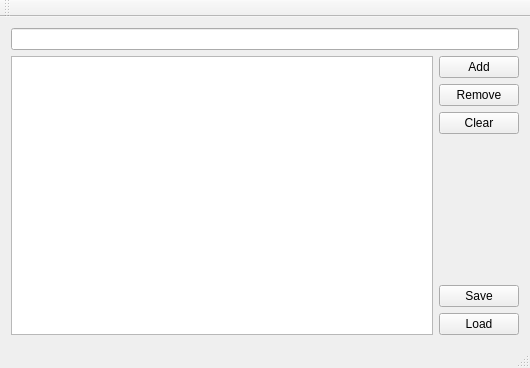
<?xml version="1.0" encoding="UTF-8"?>
<ui version="4.0">
 <class>MainWindow</class>
 <widget class="QMainWindow" name="MainWindow">
  <property name="geometry">
   <rect>
    <x>0</x>
    <y>0</y>
    <width>530</width>
    <height>368</height>
   </rect>
  </property>
  <property name="windowTitle">
   <string>MainWindow</string>
  </property>
  <widget class="QWidget" name="centralWidget">
   <layout class="QGridLayout" name="gridLayout" rowstretch="0,0,0">
    <item row="0" column="0">
     <layout class="QVBoxLayout" name="verticalLayout">
      <item>
       <widget class="QLineEdit" name="lineEdit"/>
      </item>
     </layout>
    </item>
    <item row="2" column="0">
     <layout class="QGridLayout" name="gridLayout_2" rowstretch="0" columnstretch="1,0">
      <property name="sizeConstraint">
       <enum>QLayout::SetMinAndMaxSize</enum>
      </property>
      <property name="bottomMargin">
       <number>0</number>
      </property>
      <item row="0" column="1">
       <layout class="QVBoxLayout" name="verticalLayout_2">
        <property name="spacing">
         <number>0</number>
        </property>
        <property name="sizeConstraint">
         <enum>QLayout::SetMinAndMaxSize</enum>
        </property>
        <item>
         <layout class="QVBoxLayout" name="verticalLayout_3">
          <item>
           <widget class="QPushButton" name="btnAdd">
            <property name="sizePolicy">
             <sizepolicy hsizetype="Fixed" vsizetype="Fixed">
              <horstretch>0</horstretch>
              <verstretch>0</verstretch>
             </sizepolicy>
            </property>
            <property name="text">
             <string>Add</string>
            </property>
           </widget>
          </item>
          <item>
           <widget class="QPushButton" name="btnRemove">
            <property name="sizePolicy">
             <sizepolicy hsizetype="Fixed" vsizetype="Fixed">
              <horstretch>0</horstretch>
              <verstretch>0</verstretch>
             </sizepolicy>
            </property>
            <property name="text">
             <string>Remove</string>
            </property>
           </widget>
          </item>
          <item>
           <widget class="QPushButton" name="btnClear">
            <property name="sizePolicy">
             <sizepolicy hsizetype="Fixed" vsizetype="Fixed">
              <horstretch>0</horstretch>
              <verstretch>0</verstretch>
             </sizepolicy>
            </property>
            <property name="text">
             <string>Clear</string>
            </property>
           </widget>
          </item>
          <item>
           <spacer name="verticalSpacer">
            <property name="orientation">
             <enum>Qt::Vertical</enum>
            </property>
            <property name="sizeHint" stdset="0">
             <size>
              <width>20</width>
              <height>40</height>
             </size>
            </property>
           </spacer>
          </item>
          <item>
           <layout class="QVBoxLayout" name="verticalLayout_4">
            <item>
             <widget class="QPushButton" name="btnSave">
              <property name="sizePolicy">
               <sizepolicy hsizetype="Fixed" vsizetype="Fixed">
                <horstretch>0</horstretch>
                <verstretch>0</verstretch>
               </sizepolicy>
              </property>
              <property name="text">
               <string>Save</string>
              </property>
             </widget>
            </item>
            <item>
             <widget class="QPushButton" name="btnLoad">
              <property name="sizePolicy">
               <sizepolicy hsizetype="Fixed" vsizetype="Fixed">
                <horstretch>0</horstretch>
                <verstretch>0</verstretch>
               </sizepolicy>
              </property>
              <property name="text">
               <string>Load</string>
              </property>
             </widget>
            </item>
           </layout>
          </item>
         </layout>
        </item>
       </layout>
      </item>
      <item row="0" column="0">
       <widget class="QListWidget" name="listWidget"/>
      </item>
     </layout>
    </item>
   </layout>
  </widget>
  <widget class="QMenuBar" name="menuBar">
   <property name="geometry">
    <rect>
     <x>0</x>
     <y>0</y>
     <width>530</width>
     <height>26</height>
    </rect>
   </property>
  </widget>
  <widget class="QToolBar" name="mainToolBar">
   <attribute name="toolBarArea">
    <enum>TopToolBarArea</enum>
   </attribute>
   <attribute name="toolBarBreak">
    <bool>false</bool>
   </attribute>
  </widget>
  <widget class="QStatusBar" name="statusBar"/>
 </widget>
 <layoutdefault spacing="6" margin="11"/>
 <resources/>
 <connections/>
</ui>
